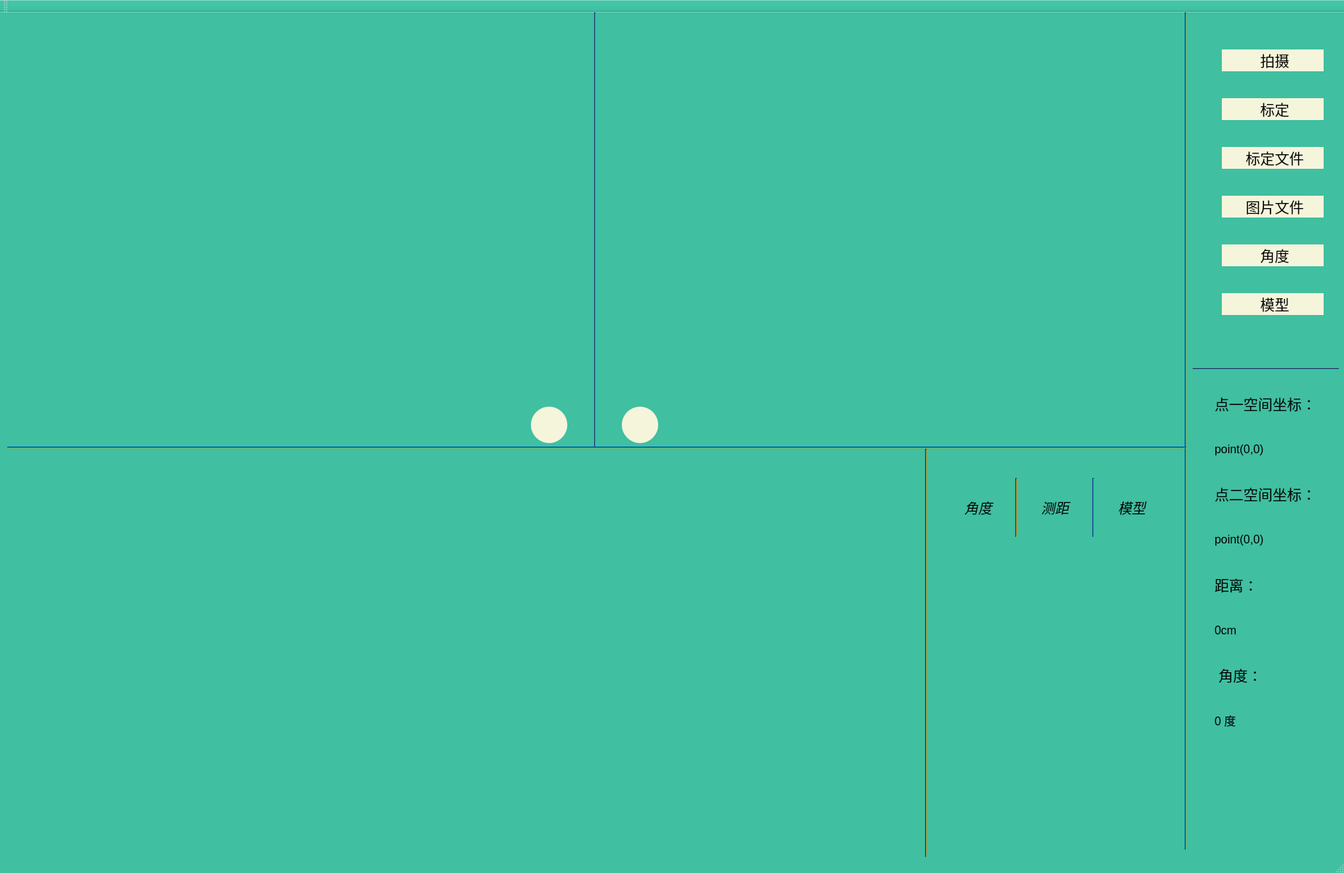
<?xml version="1.0" encoding="UTF-8"?>
<ui version="4.0">
 <class>MainWindow</class>
 <widget class="QMainWindow" name="MainWindow">
  <property name="geometry">
   <rect>
    <x>0</x>
    <y>0</y>
    <width>1848</width>
    <height>1200</height>
   </rect>
  </property>
  <property name="palette">
   <palette>
    <active>
     <colorrole role="WindowText">
      <brush brushstyle="SolidPattern">
       <color alpha="255">
        <red>0</red>
        <green>0</green>
        <blue>0</blue>
       </color>
      </brush>
     </colorrole>
     <colorrole role="Button">
      <brush brushstyle="SolidPattern">
       <color alpha="255">
        <red>199</red>
        <green>237</green>
        <blue>204</blue>
       </color>
      </brush>
     </colorrole>
     <colorrole role="Light">
      <brush brushstyle="SolidPattern">
       <color alpha="255">
        <red>193</red>
        <green>125</green>
        <blue>17</blue>
       </color>
      </brush>
     </colorrole>
     <colorrole role="Dark">
      <brush brushstyle="SolidPattern">
       <color alpha="255">
        <red>2</red>
        <green>60</green>
        <blue>136</blue>
       </color>
      </brush>
     </colorrole>
     <colorrole role="Text">
      <brush brushstyle="SolidPattern">
       <color alpha="255">
        <red>0</red>
        <green>0</green>
        <blue>0</blue>
       </color>
      </brush>
     </colorrole>
     <colorrole role="ButtonText">
      <brush brushstyle="SolidPattern">
       <color alpha="255">
        <red>0</red>
        <green>0</green>
        <blue>0</blue>
       </color>
      </brush>
     </colorrole>
     <colorrole role="Base">
      <brush brushstyle="SolidPattern">
       <color alpha="255">
        <red>255</red>
        <green>255</green>
        <blue>255</blue>
       </color>
      </brush>
     </colorrole>
     <colorrole role="Window">
      <brush brushstyle="SolidPattern">
       <color alpha="255">
        <red>64</red>
        <green>191</green>
        <blue>161</blue>
       </color>
      </brush>
     </colorrole>
    </active>
    <inactive>
     <colorrole role="WindowText">
      <brush brushstyle="SolidPattern">
       <color alpha="255">
        <red>0</red>
        <green>0</green>
        <blue>0</blue>
       </color>
      </brush>
     </colorrole>
     <colorrole role="Button">
      <brush brushstyle="SolidPattern">
       <color alpha="255">
        <red>199</red>
        <green>237</green>
        <blue>204</blue>
       </color>
      </brush>
     </colorrole>
     <colorrole role="Light">
      <brush brushstyle="SolidPattern">
       <color alpha="255">
        <red>193</red>
        <green>125</green>
        <blue>17</blue>
       </color>
      </brush>
     </colorrole>
     <colorrole role="Dark">
      <brush brushstyle="SolidPattern">
       <color alpha="255">
        <red>2</red>
        <green>60</green>
        <blue>136</blue>
       </color>
      </brush>
     </colorrole>
     <colorrole role="Text">
      <brush brushstyle="SolidPattern">
       <color alpha="255">
        <red>0</red>
        <green>0</green>
        <blue>0</blue>
       </color>
      </brush>
     </colorrole>
     <colorrole role="ButtonText">
      <brush brushstyle="SolidPattern">
       <color alpha="255">
        <red>0</red>
        <green>0</green>
        <blue>0</blue>
       </color>
      </brush>
     </colorrole>
     <colorrole role="Base">
      <brush brushstyle="SolidPattern">
       <color alpha="255">
        <red>255</red>
        <green>255</green>
        <blue>255</blue>
       </color>
      </brush>
     </colorrole>
     <colorrole role="Window">
      <brush brushstyle="SolidPattern">
       <color alpha="255">
        <red>64</red>
        <green>191</green>
        <blue>161</blue>
       </color>
      </brush>
     </colorrole>
    </inactive>
    <disabled>
     <colorrole role="WindowText">
      <brush brushstyle="SolidPattern">
       <color alpha="255">
        <red>2</red>
        <green>60</green>
        <blue>136</blue>
       </color>
      </brush>
     </colorrole>
     <colorrole role="Button">
      <brush brushstyle="SolidPattern">
       <color alpha="255">
        <red>199</red>
        <green>237</green>
        <blue>204</blue>
       </color>
      </brush>
     </colorrole>
     <colorrole role="Light">
      <brush brushstyle="SolidPattern">
       <color alpha="255">
        <red>193</red>
        <green>125</green>
        <blue>17</blue>
       </color>
      </brush>
     </colorrole>
     <colorrole role="Dark">
      <brush brushstyle="SolidPattern">
       <color alpha="255">
        <red>2</red>
        <green>60</green>
        <blue>136</blue>
       </color>
      </brush>
     </colorrole>
     <colorrole role="Text">
      <brush brushstyle="SolidPattern">
       <color alpha="255">
        <red>2</red>
        <green>60</green>
        <blue>136</blue>
       </color>
      </brush>
     </colorrole>
     <colorrole role="ButtonText">
      <brush brushstyle="SolidPattern">
       <color alpha="255">
        <red>2</red>
        <green>60</green>
        <blue>136</blue>
       </color>
      </brush>
     </colorrole>
     <colorrole role="Base">
      <brush brushstyle="SolidPattern">
       <color alpha="255">
        <red>64</red>
        <green>191</green>
        <blue>161</blue>
       </color>
      </brush>
     </colorrole>
     <colorrole role="Window">
      <brush brushstyle="SolidPattern">
       <color alpha="255">
        <red>64</red>
        <green>191</green>
        <blue>161</blue>
       </color>
      </brush>
     </colorrole>
    </disabled>
   </palette>
  </property>
  <property name="windowTitle">
   <string>3D MEASURE</string>
  </property>
  <property name="styleSheet">
   <string notr="true"/>
  </property>
  <widget class="QWidget" name="centralwidget">
   <property name="styleSheet">
    <string notr="true"/>
   </property>
   <widget class="QPushButton" name="last">
    <property name="geometry">
     <rect>
      <x>730</x>
      <y>542</y>
      <width>50</width>
      <height>50</height>
     </rect>
    </property>
    <property name="font">
     <font>
      <pointsize>15</pointsize>
     </font>
    </property>
    <property name="cursor">
     <cursorShape>PointingHandCursor</cursorShape>
    </property>
    <property name="styleSheet">
     <string notr="true">QPushButton{
  background-color: rgb(245,245,220);
  border-radius:25px;
  selection-color : rgb(70,130,180)
}
 
QPushButton:hover{
   background-color:rgb(0,128,128)
}
QPushButton:focus{
   outline:none;
}</string>
    </property>
    <property name="text">
     <string/>
    </property>
    <property name="icon">
     <iconset>
      <normaloff>left.png</normaloff>left.png</iconset>
    </property>
    <property name="iconSize">
     <size>
      <width>50</width>
      <height>50</height>
     </size>
    </property>
   </widget>
   <widget class="QPushButton" name="next">
    <property name="geometry">
     <rect>
      <x>855</x>
      <y>542</y>
      <width>50</width>
      <height>50</height>
     </rect>
    </property>
    <property name="font">
     <font>
      <pointsize>15</pointsize>
     </font>
    </property>
    <property name="cursor">
     <cursorShape>PointingHandCursor</cursorShape>
    </property>
    <property name="styleSheet">
     <string notr="true">QPushButton{
  background-color: rgb(245,245,220);
  border-radius:25px;
  selection-color : rgb(70,130,180)
}
 
QPushButton:hover{
   background-color:rgb(0,128,128)
}
QPushButton:focus{
   outline:none;
}</string>
    </property>
    <property name="text">
     <string/>
    </property>
    <property name="icon">
     <iconset>
      <normaloff>right.png</normaloff>right.png</iconset>
    </property>
    <property name="iconSize">
     <size>
      <width>50</width>
      <height>50</height>
     </size>
    </property>
   </widget>
   <widget class="Line" name="line">
    <property name="geometry">
     <rect>
      <x>1540</x>
      <y>0</y>
      <width>181</width>
      <height>1151</height>
     </rect>
    </property>
    <property name="orientation">
     <enum>Qt::Vertical</enum>
    </property>
   </widget>
   <widget class="Line" name="line_2">
    <property name="geometry">
     <rect>
      <x>10</x>
      <y>590</y>
      <width>1621</width>
      <height>16</height>
     </rect>
    </property>
    <property name="orientation">
     <enum>Qt::Horizontal</enum>
    </property>
   </widget>
   <widget class="Line" name="line_3">
    <property name="geometry">
     <rect>
      <x>810</x>
      <y>0</y>
      <width>16</width>
      <height>598</height>
     </rect>
    </property>
    <property name="orientation">
     <enum>Qt::Vertical</enum>
    </property>
   </widget>
   <widget class="Line" name="line_4">
    <property name="geometry">
     <rect>
      <x>1223</x>
      <y>600</y>
      <width>101</width>
      <height>561</height>
     </rect>
    </property>
    <property name="orientation">
     <enum>Qt::Vertical</enum>
    </property>
   </widget>
   <widget class="QWidget" name="verticalLayoutWidget">
    <property name="geometry">
     <rect>
      <x>1670</x>
      <y>20</y>
      <width>160</width>
      <height>431</height>
     </rect>
    </property>
    <layout class="QVBoxLayout" name="verticalLayout">
     <property name="leftMargin">
      <number>10</number>
     </property>
     <property name="rightMargin">
      <number>10</number>
     </property>
     <item>
      <widget class="QPushButton" name="photo">
       <property name="font">
        <font>
         <pointsize>15</pointsize>
        </font>
       </property>
       <property name="cursor">
        <cursorShape>PointingHandCursor</cursorShape>
       </property>
       <property name="focusPolicy">
        <enum>Qt::StrongFocus</enum>
       </property>
       <property name="layoutDirection">
        <enum>Qt::LeftToRight</enum>
       </property>
       <property name="styleSheet">
        <string notr="true">QPushButton{
  background-color: rgb(245,245,220);
  selection-color : rgb(225,255,255);
   border-radius:25px;
}
 
QPushButton:hover{
   background-color:rgb(0,128,128)
}
QPushButton:focus{
   outline:none;
}</string>
       </property>
       <property name="text">
        <string> 拍摄</string>
       </property>
       <property name="icon">
        <iconset>
         <normaloff>../下载/photo.png</normaloff>../下载/photo.png</iconset>
       </property>
       <property name="iconSize">
        <size>
         <width>17</width>
         <height>17</height>
        </size>
       </property>
      </widget>
     </item>
     <item>
      <widget class="QPushButton" name="recalibrate">
       <property name="font">
        <font>
         <pointsize>15</pointsize>
        </font>
       </property>
       <property name="cursor">
        <cursorShape>PointingHandCursor</cursorShape>
       </property>
       <property name="styleSheet">
        <string notr="true">QPushButton{
  background-color: rgb(245,245,220);
  selection-color : rgb(225,255,255);
   border-radius:25px;
}
 
QPushButton:hover{
   background-color:rgb(0,128,128)
}
QPushButton:focus{
   outline:none;
}</string>
       </property>
       <property name="text">
        <string> 标定</string>
       </property>
       <property name="icon">
        <iconset>
         <normaloff>cail.png</normaloff>cail.png</iconset>
       </property>
       <property name="iconSize">
        <size>
         <width>17</width>
         <height>17</height>
        </size>
       </property>
      </widget>
     </item>
     <item>
      <widget class="QPushButton" name="calibrate">
       <property name="font">
        <font>
         <pointsize>15</pointsize>
        </font>
       </property>
       <property name="cursor">
        <cursorShape>PointingHandCursor</cursorShape>
       </property>
       <property name="styleSheet">
        <string notr="true">QPushButton{
  background-color: rgb(245,245,220);
  selection-color : rgb(225,255,255);
   border-radius:25px;
}
 
QPushButton:hover{
   background-color:rgb(0,128,128)
}
QPushButton:focus{
   outline:none;
}</string>
       </property>
       <property name="text">
        <string> 标定文件</string>
       </property>
       <property name="icon">
        <iconset>
         <normaloff>cailse.png</normaloff>cailse.png</iconset>
       </property>
       <property name="iconSize">
        <size>
         <width>17</width>
         <height>17</height>
        </size>
       </property>
      </widget>
     </item>
     <item>
      <widget class="QPushButton" name="select">
       <property name="font">
        <font>
         <pointsize>15</pointsize>
        </font>
       </property>
       <property name="cursor">
        <cursorShape>PointingHandCursor</cursorShape>
       </property>
       <property name="styleSheet">
        <string notr="true">QPushButton{
  background-color: rgb(245,245,220);
  selection-color : rgb(225,255,255);
   border-radius:25px;
}
 
QPushButton:hover{
   background-color:rgb(0,128,128)
}
QPushButton:focus{
   outline:none;
}</string>
       </property>
       <property name="text">
        <string> 图片文件</string>
       </property>
       <property name="icon">
        <iconset>
         <normaloff>img.png</normaloff>img.png</iconset>
       </property>
       <property name="iconSize">
        <size>
         <width>17</width>
         <height>17</height>
        </size>
       </property>
      </widget>
     </item>
     <item>
      <widget class="QPushButton" name="angle_Button">
       <property name="font">
        <font>
         <pointsize>15</pointsize>
        </font>
       </property>
       <property name="styleSheet">
        <string notr="true">QPushButton{
  background-color: rgb(245,245,220);
  selection-color : rgb(225,255,255);
   border-radius:25px;
}
 
QPushButton:hover{
   background-color:rgb(0,128,128)
}
QPushButton:focus{
   outline:none;
}</string>
       </property>
       <property name="text">
        <string> 角度</string>
       </property>
       <property name="icon">
        <iconset>
         <normaloff>angle.png</normaloff>angle.png</iconset>
       </property>
       <property name="iconSize">
        <size>
         <width>20</width>
         <height>20</height>
        </size>
       </property>
      </widget>
     </item>
     <item>
      <widget class="QPushButton" name="model_button">
       <property name="font">
        <font>
         <pointsize>15</pointsize>
        </font>
       </property>
       <property name="styleSheet">
        <string notr="true">QPushButton{
  background-color: rgb(245,245,220);
  selection-color : rgb(225,255,255);
   border-radius:25px;
}
 
QPushButton:hover{
   background-color:rgb(0,128,128)
}
QPushButton:focus{
   outline:none;
}</string>
       </property>
       <property name="text">
        <string> 模型</string>
       </property>
       <property name="icon">
        <iconset>
         <normaloff>mod.png</normaloff>mod.png</iconset>
       </property>
       <property name="iconSize">
        <size>
         <width>20</width>
         <height>20</height>
        </size>
       </property>
      </widget>
     </item>
    </layout>
   </widget>
   <widget class="Line" name="line_5">
    <property name="geometry">
     <rect>
      <x>1640</x>
      <y>480</y>
      <width>201</width>
      <height>20</height>
     </rect>
    </property>
    <property name="orientation">
     <enum>Qt::Horizontal</enum>
    </property>
   </widget>
   <widget class="QWidget" name="verticalLayoutWidget_2">
    <property name="geometry">
     <rect>
      <x>1670</x>
      <y>510</y>
      <width>151</width>
      <height>491</height>
     </rect>
    </property>
    <layout class="QVBoxLayout" name="verticalLayout_2">
     <item>
      <widget class="QLabel" name="label_1">
       <property name="font">
        <font>
         <pointsize>15</pointsize>
        </font>
       </property>
       <property name="text">
        <string>点一空间坐标：</string>
       </property>
      </widget>
     </item>
     <item>
      <widget class="QLabel" name="point1">
       <property name="font">
        <font>
         <pointsize>12</pointsize>
        </font>
       </property>
       <property name="text">
        <string>point(0,0)</string>
       </property>
       <property name="alignment">
        <set>Qt::AlignLeading|Qt::AlignLeft|Qt::AlignVCenter</set>
       </property>
       <property name="wordWrap">
        <bool>true</bool>
       </property>
      </widget>
     </item>
     <item>
      <widget class="QLabel" name="label_2">
       <property name="font">
        <font>
         <pointsize>15</pointsize>
        </font>
       </property>
       <property name="text">
        <string>点二空间坐标：</string>
       </property>
      </widget>
     </item>
     <item>
      <widget class="QLabel" name="point2">
       <property name="font">
        <font>
         <pointsize>12</pointsize>
        </font>
       </property>
       <property name="text">
        <string>point(0,0)</string>
       </property>
       <property name="alignment">
        <set>Qt::AlignLeading|Qt::AlignLeft|Qt::AlignVCenter</set>
       </property>
       <property name="wordWrap">
        <bool>true</bool>
       </property>
      </widget>
     </item>
     <item>
      <widget class="QLabel" name="label_3">
       <property name="font">
        <font>
         <pointsize>15</pointsize>
        </font>
       </property>
       <property name="text">
        <string>距离：</string>
       </property>
      </widget>
     </item>
     <item>
      <widget class="QLabel" name="distance">
       <property name="font">
        <font>
         <pointsize>12</pointsize>
        </font>
       </property>
       <property name="text">
        <string>0cm</string>
       </property>
      </widget>
     </item>
     <item>
      <widget class="QLabel" name="angle_lable">
       <property name="font">
        <font>
         <pointsize>15</pointsize>
        </font>
       </property>
       <property name="text">
        <string> 角度：</string>
       </property>
      </widget>
     </item>
     <item>
      <widget class="QLabel" name="angle">
       <property name="font">
        <font>
         <pointsize>12</pointsize>
        </font>
       </property>
       <property name="text">
        <string>0 度</string>
       </property>
      </widget>
     </item>
    </layout>
   </widget>
   <widget class="QWidget" name="horizontalLayoutWidget">
    <property name="geometry">
     <rect>
      <x>0</x>
      <y>30</y>
      <width>1631</width>
      <height>511</height>
     </rect>
    </property>
    <layout class="QHBoxLayout" name="imgLayout"/>
   </widget>
   <widget class="QWidget" name="horizontalLayoutWidget_2">
    <property name="geometry">
     <rect>
      <x>1300</x>
      <y>640</y>
      <width>301</width>
      <height>81</height>
     </rect>
    </property>
    <layout class="QHBoxLayout" name="horizontalLayout">
     <item>
      <widget class="QLabel" name="angle_mode">
       <property name="font">
        <font>
         <pointsize>14</pointsize>
         <italic>true</italic>
        </font>
       </property>
       <property name="text">
        <string>角度</string>
       </property>
       <property name="alignment">
        <set>Qt::AlignCenter</set>
       </property>
      </widget>
     </item>
     <item>
      <widget class="Line" name="line_6">
       <property name="orientation">
        <enum>Qt::Vertical</enum>
       </property>
      </widget>
     </item>
     <item>
      <widget class="QLabel" name="distance_mode">
       <property name="font">
        <font>
         <pointsize>14</pointsize>
         <italic>true</italic>
        </font>
       </property>
       <property name="text">
        <string>测距</string>
       </property>
       <property name="alignment">
        <set>Qt::AlignCenter</set>
       </property>
      </widget>
     </item>
     <item>
      <widget class="Line" name="line_7">
       <property name="orientation">
        <enum>Qt::Vertical</enum>
       </property>
      </widget>
     </item>
     <item>
      <widget class="QLabel" name="model_mode">
       <property name="font">
        <font>
         <pointsize>14</pointsize>
         <italic>true</italic>
        </font>
       </property>
       <property name="text">
        <string>模型</string>
       </property>
       <property name="alignment">
        <set>Qt::AlignCenter</set>
       </property>
      </widget>
     </item>
    </layout>
   </widget>
   <widget class="QLabel" name="modelIMg">
    <property name="geometry">
     <rect>
      <x>1350</x>
      <y>810</y>
      <width>211</width>
      <height>331</height>
     </rect>
    </property>
    <property name="text">
     <string/>
    </property>
    <property name="pixmap">
     <pixmap>2020-09-17 10-12-09屏幕截图.png</pixmap>
    </property>
   </widget>
   <widget class="QLabel" name="model_head">
    <property name="geometry">
     <rect>
      <x>1411</x>
      <y>821</y>
      <width>81</width>
      <height>81</height>
     </rect>
    </property>
    <property name="text">
     <string/>
    </property>
   </widget>
   <widget class="QLabel" name="model_chest">
    <property name="geometry">
     <rect>
      <x>1440</x>
      <y>910</y>
      <width>24</width>
      <height>31</height>
     </rect>
    </property>
    <property name="text">
     <string/>
    </property>
   </widget>
   <widget class="QLabel" name="model_leftjoint">
    <property name="geometry">
     <rect>
      <x>1400</x>
      <y>960</y>
      <width>21</width>
      <height>16</height>
     </rect>
    </property>
    <property name="text">
     <string/>
    </property>
   </widget>
   <widget class="QLabel" name="model_rightjoint">
    <property name="geometry">
     <rect>
      <x>1480</x>
      <y>960</y>
      <width>21</width>
      <height>16</height>
     </rect>
    </property>
    <property name="text">
     <string/>
    </property>
   </widget>
   <widget class="QLabel" name="model_lefthand">
    <property name="geometry">
     <rect>
      <x>1370</x>
      <y>990</y>
      <width>25</width>
      <height>31</height>
     </rect>
    </property>
    <property name="text">
     <string/>
    </property>
   </widget>
   <widget class="QLabel" name="model_righthand">
    <property name="geometry">
     <rect>
      <x>1505</x>
      <y>995</y>
      <width>25</width>
      <height>31</height>
     </rect>
    </property>
    <property name="text">
     <string/>
    </property>
   </widget>
   <widget class="QLabel" name="model_belly">
    <property name="geometry">
     <rect>
      <x>1440</x>
      <y>990</y>
      <width>24</width>
      <height>31</height>
     </rect>
    </property>
    <property name="text">
     <string/>
    </property>
   </widget>
   <widget class="QLabel" name="model_leftknee">
    <property name="geometry">
     <rect>
      <x>1400</x>
      <y>1060</y>
      <width>21</width>
      <height>31</height>
     </rect>
    </property>
    <property name="text">
     <string/>
    </property>
   </widget>
   <widget class="QLabel" name="model_rightknee">
    <property name="geometry">
     <rect>
      <x>1480</x>
      <y>1060</y>
      <width>21</width>
      <height>31</height>
     </rect>
    </property>
    <property name="text">
     <string/>
    </property>
   </widget>
   <widget class="QLabel" name="model_leftfoot">
    <property name="geometry">
     <rect>
      <x>1350</x>
      <y>1103</y>
      <width>25</width>
      <height>25</height>
     </rect>
    </property>
    <property name="text">
     <string/>
    </property>
   </widget>
   <widget class="QLabel" name="model_rightfoot">
    <property name="geometry">
     <rect>
      <x>1530</x>
      <y>1103</y>
      <width>28</width>
      <height>28</height>
     </rect>
    </property>
    <property name="text">
     <string/>
    </property>
   </widget>
  </widget>
  <widget class="QMenuBar" name="menubar">
   <property name="geometry">
    <rect>
     <x>0</x>
     <y>0</y>
     <width>1848</width>
     <height>28</height>
    </rect>
   </property>
  </widget>
  <widget class="QStatusBar" name="statusbar"/>
  <widget class="QToolBar" name="toolBar">
   <property name="windowTitle">
    <string>toolBar</string>
   </property>
   <attribute name="toolBarArea">
    <enum>TopToolBarArea</enum>
   </attribute>
   <attribute name="toolBarBreak">
    <bool>false</bool>
   </attribute>
  </widget>
 </widget>
 <resources/>
 <connections/>
</ui>
